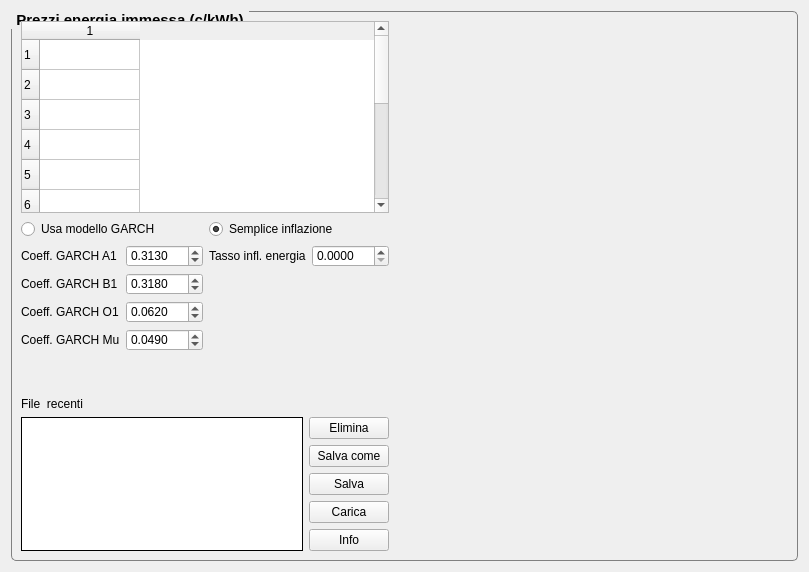
     <widget class="QWidget" name="page_3">
      <layout class="QGridLayout" name="gridLayout_29">
       <item row="0" column="0">
        <widget class="QGroupBox" name="groupPrezzi">
         <property name="sizePolicy">
          <sizepolicy hsizetype="Expanding" vsizetype="Expanding">
           <horstretch>0</horstretch>
           <verstretch>0</verstretch>
          </sizepolicy>
         </property>
         <property name="font">
          <font>
           <pointsize>11</pointsize>
           <weight>75</weight>
           <bold>true</bold>
          </font>
         </property>
         <property name="styleSheet">
          <string notr="true">QGroupBox {
     background-color: qlineargradient(x1: 0, y1: 0, x2: 0, y2: 1,
                                       stop: 0 #E0E0E0, stop: 1 #FFFFFF);
     border: 1px solid gray;
     border-radius: 5px;
     margin-top: 4ex; /* leave space at the top for the title */
 }
QGroupBox::title {
     subcontrol-origin: margin;
     subcontrol-position: top left; /* position at the top center */
     padding: 0 3px;
      
 }</string>
         </property>
         <property name="title">
          <string>Prezzi energia immessa (c/kWh)</string>
         </property>
         <layout class="QGridLayout" name="gridLayout_21">
          <item row="0" column="0" colspan="2">
           <widget class="QTableWidget" name="tablePrezziEnergia">
            <property name="rowCount">
             <number>12</number>
            </property>
            <property name="columnCount">
             <number>1</number>
            </property>
            <row/>
            <row/>
            <row/>
            <row/>
            <row/>
            <row/>
            <row/>
            <row/>
            <row/>
            <row/>
            <row/>
            <row/>
            <column/>
           </widget>
          </item>
          <item row="0" column="2" rowspan="2">
           <widget class="QwtPlot" name="qwtPrezzi">
            <property name="sizePolicy">
             <sizepolicy hsizetype="Expanding" vsizetype="Expanding">
              <horstretch>0</horstretch>
              <verstretch>0</verstretch>
             </sizepolicy>
            </property>
           </widget>
          </item>
          <item row="1" column="0">
           <layout class="QVBoxLayout" name="verticalLayout_2">
            <item>
             <widget class="QRadioButton" name="radioGARCH">
              <property name="sizePolicy">
               <sizepolicy hsizetype="Minimum" vsizetype="Preferred">
                <horstretch>0</horstretch>
                <verstretch>0</verstretch>
               </sizepolicy>
              </property>
              <property name="minimumSize">
               <size>
                <width>0</width>
                <height>20</height>
               </size>
              </property>
              <property name="text">
               <string>Usa modello GARCH</string>
              </property>
             </widget>
            </item>
            <item>
             <layout class="QGridLayout" name="gridLayout_9">
              <item row="0" column="0">
               <widget class="QLabel" name="label_10">
                <property name="text">
                 <string>Coeff. GARCH A1</string>
                </property>
               </widget>
              </item>
              <item row="0" column="1">
               <widget class="QDoubleSpinBox" name="da1">
                <property name="decimals">
                 <number>4</number>
                </property>
                <property name="maximum">
                 <double>100.000000000000000</double>
                </property>
                <property name="value">
                 <double>0.313000000000000</double>
                </property>
               </widget>
              </item>
              <item row="1" column="0">
               <widget class="QLabel" name="label_37">
                <property name="text">
                 <string>Coeff. GARCH B1</string>
                </property>
               </widget>
              </item>
              <item row="1" column="1">
               <widget class="QDoubleSpinBox" name="db1">
                <property name="decimals">
                 <number>4</number>
                </property>
                <property name="maximum">
                 <double>100.000000000000000</double>
                </property>
                <property name="value">
                 <double>0.318000000000000</double>
                </property>
               </widget>
              </item>
              <item row="2" column="0">
               <widget class="QLabel" name="label_38">
                <property name="text">
                 <string>Coeff. GARCH O1</string>
                </property>
               </widget>
              </item>
              <item row="2" column="1">
               <widget class="QDoubleSpinBox" name="dO">
                <property name="decimals">
                 <number>4</number>
                </property>
                <property name="maximum">
                 <double>100.000000000000000</double>
                </property>
                <property name="value">
                 <double>0.062000000000000</double>
                </property>
               </widget>
              </item>
              <item row="3" column="0">
               <widget class="QLabel" name="label_39">
                <property name="text">
                 <string>Coeff. GARCH Mu</string>
                </property>
               </widget>
              </item>
              <item row="3" column="1">
               <widget class="QDoubleSpinBox" name="dMu">
                <property name="decimals">
                 <number>4</number>
                </property>
                <property name="maximum">
                 <double>100.000000000000000</double>
                </property>
                <property name="value">
                 <double>0.049000000000000</double>
                </property>
               </widget>
              </item>
              <item row="4" column="0">
               <spacer name="verticalSpacer">
                <property name="orientation">
                 <enum>Qt::Vertical</enum>
                </property>
                <property name="sizeHint" stdset="0">
                 <size>
                  <width>20</width>
                  <height>40</height>
                 </size>
                </property>
               </spacer>
              </item>
             </layout>
            </item>
           </layout>
          </item>
          <item row="1" column="1">
           <layout class="QGridLayout" name="gridLayout_17">
            <item row="0" column="0">
             <widget class="QRadioButton" name="radioSimpleInflation">
              <property name="text">
               <string>Semplice inflazione</string>
              </property>
              <property name="checked">
               <bool>true</bool>
              </property>
             </widget>
            </item>
            <item row="1" column="0">
             <layout class="QHBoxLayout" name="horizontalLayout_4">
              <item>
               <widget class="QLabel" name="label_40">
                <property name="text">
                 <string>Tasso infl. energia</string>
                </property>
               </widget>
              </item>
              <item>
               <widget class="QDoubleSpinBox" name="dEnergyInflationRate2">
                <property name="sizePolicy">
                 <sizepolicy hsizetype="Minimum" vsizetype="Fixed">
                  <horstretch>0</horstretch>
                  <verstretch>0</verstretch>
                 </sizepolicy>
                </property>
                <property name="decimals">
                 <number>4</number>
                </property>
                <property name="maximum">
                 <double>100.000000000000000</double>
                </property>
               </widget>
              </item>
             </layout>
            </item>
            <item row="2" column="0">
             <spacer name="verticalSpacer_7">
              <property name="orientation">
               <enum>Qt::Vertical</enum>
              </property>
              <property name="sizeHint" stdset="0">
               <size>
                <width>20</width>
                <height>38</height>
               </size>
              </property>
             </spacer>
            </item>
           </layout>
          </item>
          <item row="2" column="0" colspan="2">
           <layout class="QGridLayout" name="gridLayout_14">
            <item row="0" column="0" colspan="2">
             <widget class="QLabel" name="label_50">
              <property name="text">
               <string>File  recenti </string>
              </property>
             </widget>
            </item>
            <item row="1" column="0" rowspan="5">
             <widget class="QListView" name="listEnergyPrices">
              <property name="maximumSize">
               <size>
                <width>10000</width>
                <height>300</height>
               </size>
              </property>
              <property name="autoFillBackground">
               <bool>true</bool>
              </property>
              <property name="styleSheet">
               <string notr="true"> QListView {
     show-decoration-selected: 1; /* make the selection span the entire width of the view */
 }

 QListView::item:alternate {
     background: #EEEEEE;
 } QListView {
     alternate-background-color: yellow;
 } QListView::item:selected {
     border: 1px solid #6a6ea9;
 }

 QListView::item:selected:!active {
     background: qlineargradient(x1: 0, y1: 0, x2: 0, y2: 1,
                                 stop: 0 #ABAFE5, stop: 1 #8588B2);
 }

 QListView::item:selected:active {
     background: qlineargradient(x1: 0, y1: 0, x2: 0, y2: 1,
                                 stop: 0 #6a6ea9, stop: 1 #888dd9);
 }

 QListView::item:hover {
     background: qlineargradient(x1: 0, y1: 0, x2: 0, y2: 1,
                                 stop: 0 #FAFBFE, stop: 1 #DCDEF1);
 }</string>
              </property>
              <property name="frameShape">
               <enum>QFrame::Panel</enum>
              </property>
              <property name="frameShadow">
               <enum>QFrame::Plain</enum>
              </property>
              <property name="wordWrap">
               <bool>true</bool>
              </property>
             </widget>
            </item>
            <item row="1" column="1">
             <widget class="QPushButton" name="pushCutPrezziFile">
              <property name="text">
               <string>Elimina</string>
              </property>
             </widget>
            </item>
            <item row="2" column="1">
             <widget class="QPushButton" name="pushSavePrezziEnergiaAs">
              <property name="sizePolicy">
               <sizepolicy hsizetype="Minimum" vsizetype="Fixed">
                <horstretch>0</horstretch>
                <verstretch>0</verstretch>
               </sizepolicy>
              </property>
              <property name="text">
               <string>Salva come</string>
              </property>
             </widget>
            </item>
            <item row="3" column="1">
             <widget class="QPushButton" name="pushSavePrezziEnergia">
              <property name="sizePolicy">
               <sizepolicy hsizetype="Minimum" vsizetype="Fixed">
                <horstretch>0</horstretch>
                <verstretch>0</verstretch>
               </sizepolicy>
              </property>
              <property name="text">
               <string>Salva</string>
              </property>
              <property name="icon">
               <iconset resource="resource.qrc">
                <normaloff>:/images/save.png</normaloff>:/images/save.png</iconset>
              </property>
             </widget>
            </item>
            <item row="4" column="1">
             <widget class="QPushButton" name="pushLoadPrezziEnergia">
              <property name="sizePolicy">
               <sizepolicy hsizetype="Minimum" vsizetype="Fixed">
                <horstretch>0</horstretch>
                <verstretch>0</verstretch>
               </sizepolicy>
              </property>
              <property name="text">
               <string>Carica</string>
              </property>
              <property name="icon">
               <iconset resource="resource.qrc">
                <normaloff>:/images/open.png</normaloff>:/images/open.png</iconset>
              </property>
             </widget>
            </item>
            <item row="5" column="1">
             <widget class="QPushButton" name="pushInfoPrezzi">
              <property name="sizePolicy">
               <sizepolicy hsizetype="Minimum" vsizetype="Fixed">
                <horstretch>0</horstretch>
                <verstretch>0</verstretch>
               </sizepolicy>
              </property>
              <property name="text">
               <string>Info</string>
              </property>
             </widget>
            </item>
           </layout>
          </item>
          <item row="2" column="2">
           <spacer name="horizontalSpacer_5">
            <property name="orientation">
             <enum>Qt::Horizontal</enum>
            </property>
            <property name="sizeHint" stdset="0">
             <size>
              <width>393</width>
              <height>20</height>
             </size>
            </property>
           </spacer>
          </item>
         </layout>
         <widget class="QLabel" name="labelWarn">
          <property name="geometry">
           <rect>
            <x>10</x>
            <y>521</y>
            <width>16</width>
            <height>16</height>
           </rect>
          </property>
          <property name="sizePolicy">
           <sizepolicy hsizetype="Expanding" vsizetype="Expanding">
            <horstretch>0</horstretch>
            <verstretch>0</verstretch>
           </sizepolicy>
          </property>
          <property name="text">
           <string/>
          </property>
         </widget>
        </widget>
       </item>
      </layout>
     </widget>
